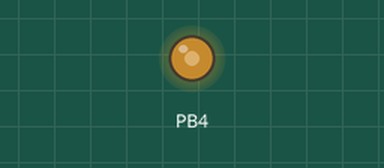
Simulated run of this sketch. Board: ATtiny85, built with avr-gcc and run on an emulated ATtiny85. On the bench: output pins drawn as LEDs (lit = HIGH). Sleep ends after the set time or at an interrupt. At 0.4 s the program stops and its outputs stay as they are.

Above: at 0.3 s.
Timing chart, 0 to 1.8 s (numbered marks = the images above):
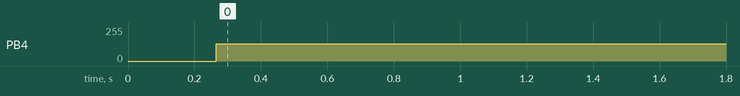

The sketch:

Tone2.ino
```cpp
#include <avr/pgmspace.h>
#include <avr/sleep.h>
#include <avr/delay.h>
#include <avr/io.h>
#include <avr/power.h>
/* Audio Sample Player

	 Original code by David Johnson-Davies - www.technoblogy.com - 29th September 2014
	 Modified by Jason Li, 2015

	 CC BY 4.0
	 Licensed under a Creative Commons Attribution 4.0 International license:
	 http://creativecommons.org/licenses/by/4.0/
*/

constexpr int num_times = 1;

// Audio encoded as unsigned 8-bit, 8kHz sampling rate
const unsigned char science[] PROGMEM = {
  0x81, 0x7f, 0x7f, 0x7f, 0x7f, 0x7f, 0x7e, 0x7f, 0x7d, 0x7f, 0x80, 0x81,
  0x80, 0x81, 0x80, 0x80, 0x81, 0x81, 0x80, 0x80, 0x7f, 0x7e, 0x7e, 0x7f,
  0x7f, 0x81, 0x7f, 0x80, 0x81, 0x80, 0x81, 0x81, 0x81, 0x7f, 0x7f, 0x7f,
  0x80, 0x7f, 0x7e, 0x7f, 0x7d, 0x7d, 0x7e, 0x7e, 0x7f, 0x80, 0x82, 0x82,
  0x83, 0x83, 0x81, 0x80, 0x80, 0x80, 0x7e, 0x7e, 0x7e, 0x7d, 0x7e, 0x7f,
  0x7f, 0x80, 0x80, 0x80, 0x80, 0x7e, 0x7e, 0x7e, 0x7e, 0x7e, 0x7d, 0x7c,
  0x7b, 0x7f, 0x82, 0x82, 0x82, 0x80, 0x80, 0x82, 0x85, 0x85, 0x83, 0x81,
  0x81, 0x83, 0x85, 0x84, 0x81, 0x7f, 0x7f, 0x7f, 0x7e, 0x7c, 0x79, 0x7a,
  0x7d, 0x7f, 0x81, 0x80, 0x7f, 0x7d, 0x7c, 0x77, 0x77, 0x70, 0x79, 0x84,
  0x7e, 0x88, 0x7d, 0x7d, 0x88, 0x8b, 0x8e, 0x87, 0x7b, 0x78, 0x84, 0x83,
  0x84, 0x7e, 0x73, 0x7b, 0x86, 0x8d, 0x8c, 0x81, 0x79, 0x7b, 0x7f, 0x83,
  0x80, 0x78, 0x7b, 0x83, 0x8a, 0x8c, 0x83, 0x7a, 0x79, 0x7b, 0x78, 0x70,
  0x64, 0x5b, 0x75, 0x89, 0x8c, 0x94, 0x7e, 0x7e, 0x8d, 0x94, 0x95, 0x83,
  0x70, 0x6c, 0x7d, 0x86, 0x8a, 0x82, 0x76, 0x86, 0x91, 0x96, 0x8f, 0x73,
  0x6a, 0x72, 0x7b, 0x84, 0x7f, 0x75, 0x7e, 0x8b, 0x93, 0x90, 0x7f, 0x73,
  0x74, 0x74, 0x6f, 0x64, 0x51, 0x6e, 0x96, 0x9c, 0xad, 0x8b, 0x6a, 0x7d,
  0x87, 0x96, 0x8e, 0x67, 0x55, 0x6d, 0x87, 0x9e, 0xa2, 0x87, 0x86, 0x81,
  0x86, 0x8d, 0x72, 0x6c, 0x67, 0x6b, 0x82, 0x88, 0x89, 0x8d, 0x93, 0x86,
  0x7f, 0x7e, 0x65, 0x72, 0x83, 0x76, 0x64, 0x56, 0x7f, 0x9b, 0xad, 0xb5,
  0x74, 0x62, 0x78, 0x88, 0x95, 0x79, 0x53, 0x57, 0x8a, 0xaf, 0xb6, 0x96,
  0x70, 0x6e, 0x7c, 0x8e, 0x80, 0x65, 0x66, 0x80, 0x95, 0x97, 0x89, 0x79,
  0x80, 0x82, 0x7d, 0x78, 0x61, 0x69, 0x7a, 0x71, 0x68, 0x52, 0x80, 0xb5,
  0xaf, 0xb4, 0x75, 0x42, 0x68, 0x8e, 0x96, 0x8a, 0x6b, 0x59, 0x97, 0xc1,
  0xae, 0x90, 0x5d, 0x4d, 0x73, 0x8e, 0x8c, 0x79, 0x74, 0x8b, 0x9f, 0x98,
  0x7c, 0x67, 0x6d, 0x83, 0x8e, 0x88, 0x70, 0x64, 0x6b, 0x6b, 0x6b, 0x58,
  0x86, 0xb7, 0xac, 0xb6, 0x78, 0x36, 0x50, 0x7e, 0x99, 0x9d, 0x8b, 0x6d,
  0x87, 0xae, 0x9b, 0x7b, 0x5d, 0x4b, 0x69, 0x95, 0x97, 0x88, 0x7c, 0x7f,
  0x91, 0x94, 0x7f, 0x6b, 0x6f, 0x86, 0x98, 0x96, 0x87, 0x6d, 0x5f, 0x64,
  0x6b, 0x5c, 0x89, 0xba, 0xa1, 0xb1, 0x79, 0x30, 0x4f, 0x71, 0x96, 0xa9,
  0x90, 0x6f, 0x87, 0x9e, 0x95, 0x82, 0x50, 0x4a, 0x6f, 0x92, 0xa5, 0x95,
  0x78, 0x78, 0x86, 0x88, 0x81, 0x6b, 0x6e, 0x90, 0xa1, 0x9f, 0x8a, 0x67,
  0x5d, 0x65, 0x76, 0x62, 0x71, 0xba, 0xa1, 0xaf, 0xa1, 0x32, 0x33, 0x65,
  0x88, 0xac, 0xad, 0x77, 0x73, 0x9b, 0x8d, 0x84, 0x66, 0x4a, 0x66, 0x93,
  0xab, 0xa0, 0x83, 0x6e, 0x72, 0x7b, 0x7f, 0x7c, 0x7e, 0x92, 0x9d, 0x90,
  0x80, 0x67, 0x61, 0x70, 0x77, 0x61, 0x52, 0xa7, 0xba, 0xad, 0xb8, 0x44,
  0x0e, 0x51, 0x87, 0xb6, 0xc9, 0x91, 0x61, 0x84, 0x8a, 0x7d, 0x78, 0x55,
  0x65, 0x9a, 0xb5, 0xa8, 0x7a, 0x56, 0x59, 0x7a, 0x9a, 0x9a, 0x89, 0x81,
  0x7f, 0x84, 0x81, 0x74, 0x6a, 0x74, 0x7a, 0x77, 0x49, 0x76, 0xbd, 0xa5,
  0xc0, 0x66, 0x06, 0x40, 0x80, 0xb9, 0xd9, 0xa3, 0x54, 0x65, 0x80, 0x7b,
  0x8d, 0x71, 0x63, 0x91, 0xa8, 0x9c, 0x7b, 0x51, 0x4a, 0x79, 0xa4, 0xb1,
  0xa0, 0x7b, 0x6b, 0x74, 0x7a, 0x7e, 0x7d, 0x80, 0x8d, 0x8c, 0x75, 0x59,
  0x26, 0x78, 0xdc, 0xb1, 0xba, 0x6b, 0x00, 0x49, 0x98, 0xb2, 0xc3, 0x94,
  0x4f, 0x6d, 0x96, 0x87, 0x8a, 0x72, 0x63, 0x8c, 0xa5, 0x94, 0x73, 0x5a,
  0x5f, 0x8d, 0xa9, 0x9f, 0x7f, 0x68, 0x6d, 0x81, 0x8d, 0x84, 0x76, 0x75,
  0x80, 0x81, 0x75, 0x3d, 0x5d, 0xc8, 0xb5, 0xb5, 0x8f, 0x0b, 0x28, 0x89,
  0xb2, 0xcc, 0xae, 0x58, 0x50, 0x88, 0x84, 0x88, 0x82, 0x66, 0x85, 0xa3,
  0x95, 0x74, 0x5a, 0x59, 0x81, 0xae, 0xad, 0x8b, 0x6c, 0x64, 0x76, 0x8c,
  0x8d, 0x82, 0x7a, 0x7a, 0x78, 0x74, 0x43, 0x55, 0xc9, 0xb4, 0xa9, 0x97,
  0x0f, 0x20, 0x87, 0xb1, 0xc9, 0xb0, 0x5b, 0x4e, 0x87, 0x86, 0x88, 0x86,
  0x6c, 0x85, 0xa5, 0x97, 0x6f, 0x58, 0x5e, 0x84, 0xae, 0xac, 0x88, 0x65,
  0x64, 0x74, 0x88, 0x91, 0x85, 0x77, 0x7b, 0x77, 0x71, 0x4c, 0x4b, 0xc4,
  0xc3, 0xa0, 0x98, 0x1f, 0x1a, 0x82, 0xb5, 0xc4, 0xb1, 0x63, 0x49, 0x88,
  0x8b, 0x80, 0x7f, 0x6f, 0x8d, 0xa5, 0x8f, 0x63, 0x52, 0x67, 0x99, 0xb4,
  0xa1, 0x74, 0x5e, 0x6a, 0x88, 0x94, 0x8e, 0x7d, 0x76, 0x75, 0x6f, 0x51,
  0x41, 0xb7, 0xc7, 0xa4, 0x9c, 0x27, 0x16, 0x79, 0xb9, 0xbe, 0xab, 0x66,
  0x4e, 0x8e, 0x88, 0x78, 0x7b, 0x71, 0x93, 0xb3, 0x91, 0x5d, 0x4c, 0x66,
  0xa2, 0xbd, 0x9b, 0x6c, 0x5e, 0x6d, 0x8b, 0x93, 0x8c, 0x7b, 0x75, 0x6f,
  0x69, 0x34, 0x57, 0xe4, 0xba, 0xab, 0x7d, 0x02, 0x31, 0x9f, 0xc3, 0xb8,
  0x99, 0x4c, 0x66, 0x99, 0x7c, 0x6f, 0x6f, 0x81, 0xb0, 0xae, 0x76, 0x49,
  0x48, 0x82, 0xb7, 0xaf, 0x82, 0x67, 0x64, 0x7e, 0x90, 0x88, 0x83, 0x83,
  0x77, 0x6d, 0x3a, 0x41, 0xda, 0xce, 0xaa, 0x8e, 0x0c, 0x20, 0x97, 0xc3,
  0xae, 0x9b, 0x56, 0x65, 0xa0, 0x7a, 0x61, 0x68, 0x86, 0xb6, 0xb3, 0x77,
  0x48, 0x4b, 0x88, 0xb4, 0xa9, 0x7d, 0x6d, 0x70, 0x83, 0x89, 0x7d, 0x7e,
  0x86, 0x7d, 0x6b, 0x2f, 0x3d, 0xe7, 0xce, 0xa1, 0x7f, 0x08, 0x2b, 0xa4,
  0xc2, 0x9f, 0x94, 0x5f, 0x7b, 0xa5, 0x70, 0x50, 0x6e, 0x9a, 0xc1, 0xa7,
  0x63, 0x46, 0x5c, 0x98, 0xb1, 0x94, 0x6e, 0x73, 0x7c, 0x88, 0x7f, 0x74,
  0x7c, 0x8c, 0x7c, 0x61, 0x1d, 0x64, 0xfc, 0xb2, 0x94, 0x65, 0x18, 0x55,
  0xb5, 0xa6, 0x8b, 0x8e, 0x6d, 0x95, 0x92, 0x54, 0x56, 0x85, 0xa6, 0xb7,
  0x86, 0x53, 0x5c, 0x7b, 0x99, 0x9b, 0x80, 0x73, 0x88, 0x86, 0x83, 0x73,
  0x79, 0x8a, 0x91, 0x74, 0x5e, 0x2d, 0x60, 0xf8, 0xb2, 0x82, 0x76, 0x32,
  0x53, 0xa1, 0x95, 0x81, 0x99, 0x7f, 0x8c, 0x8e, 0x59, 0x5b, 0x8c, 0xa0,
  0xa2, 0x86, 0x64, 0x6e, 0x80, 0x8d, 0x8a, 0x80, 0x7e, 0x8d, 0x86, 0x7e,
  0x74, 0x79, 0x87, 0x88, 0x74, 0x60, 0x49, 0x4e, 0xdf, 0xc0, 0x77, 0x82,
  0x4a, 0x4d, 0x8d, 0x95, 0x7b, 0x9d, 0x8d, 0x88, 0x93, 0x68, 0x5c, 0x86,
  0x9a, 0x9a, 0x88, 0x6d, 0x75, 0x80, 0x83, 0x85, 0x7d, 0x7c, 0x8b, 0x8a,
  0x7d, 0x79, 0x76, 0x87, 0x86, 0x7c, 0x65, 0x60, 0x3f, 0x8f, 0xe7, 0x82,
  0x83, 0x77, 0x4b, 0x6b, 0x94, 0x76, 0x84, 0x9e, 0x83, 0x93, 0x84, 0x5d,
  0x71, 0x90, 0x90, 0x8f, 0x78, 0x72, 0x7f, 0x83, 0x81, 0x82, 0x7c, 0x87,
  0x8c, 0x86, 0x7d, 0x7b, 0x7c, 0x8b, 0x82, 0x7b, 0x69, 0x66, 0x41, 0x80,
  0xe7, 0x84, 0x80, 0x81, 0x53, 0x65, 0x8e, 0x77, 0x80, 0x9f, 0x83, 0x8d,
  0x87, 0x6c, 0x77, 0x8f, 0x88, 0x8c, 0x7b, 0x79, 0x7f, 0x83, 0x7e, 0x7e,
  0x82, 0x89, 0x88, 0x80, 0x7e, 0x7a, 0x80, 0x84, 0x81, 0x7a, 0x77, 0x68,
  0x5c, 0x42, 0xba, 0xb7, 0x6a, 0x95, 0x73, 0x58, 0x79, 0x88, 0x6d, 0x96,
  0x93, 0x7f, 0x96, 0x82, 0x6b, 0x83, 0x85, 0x83, 0x88, 0x77, 0x7b, 0x7f,
  0x7c, 0x7f, 0x81, 0x7e, 0x89, 0x86, 0x7a, 0x86, 0x82, 0x82, 0x82, 0x82,
  0x7d, 0x82, 0x6f, 0x69, 0x4c, 0x6e, 0xdb, 0x83, 0x79, 0x96, 0x68, 0x63,
  0x82, 0x79, 0x76, 0x98, 0x7f, 0x89, 0x93, 0x79, 0x75, 0x89, 0x82, 0x85,
  0x7c, 0x79, 0x80, 0x85, 0x7e, 0x7f, 0x82, 0x7e, 0x86, 0x87, 0x85, 0x83,
  0x87, 0x7d, 0x79, 0x7a, 0x84, 0x80, 0x7e, 0x6a, 0x6c, 0x46, 0x94, 0xbe,
  0x5d, 0x91, 0x92, 0x65, 0x6e, 0x85, 0x72, 0x87, 0x8f, 0x78, 0x94, 0x8f,
  0x73, 0x81, 0x89, 0x82, 0x80, 0x76, 0x7a, 0x80, 0x82, 0x7f, 0x80, 0x81,
  0x82, 0x7c, 0x7c, 0x8c, 0x88, 0x7f, 0x84, 0x77, 0x79, 0x7d, 0x86, 0x85,
  0x87, 0x72, 0x6d, 0x4b, 0x92, 0xbd, 0x57, 0x8f, 0x9a, 0x69, 0x6b, 0x85,
  0x74, 0x7b, 0x87, 0x77, 0x98, 0x90, 0x73, 0x81, 0x8b, 0x82, 0x7d, 0x72,
  0x80, 0x82, 0x7d, 0x82, 0x86, 0x84, 0x81, 0x7f, 0x79, 0x84, 0x86, 0x86,
  0x83, 0x85, 0x7f, 0x79, 0x7c, 0x84, 0x84, 0x7d, 0x78, 0x73, 0x6a, 0x49,
  0xb1, 0x90, 0x51, 0xac, 0x8e, 0x66, 0x7a, 0x86, 0x72, 0x86, 0x7c, 0x7b,
  0x9e, 0x82, 0x73, 0x8e, 0x8b, 0x7e, 0x75, 0x74, 0x82, 0x7d, 0x78, 0x84,
  0x8a, 0x80, 0x83, 0x7e, 0x81, 0x83, 0x7b, 0x85, 0x8c, 0x81, 0x7e, 0x81,
  0x7c, 0x80, 0x7d, 0x80, 0x80, 0x83, 0x73, 0x77, 0x4c, 0x81, 0xb5, 0x4e,
  0x89, 0xac, 0x68, 0x6b, 0x89, 0x7b, 0x79, 0x7c, 0x74, 0x92, 0x8e, 0x71,
  0x87, 0x97, 0x83, 0x79, 0x75, 0x84, 0x82, 0x76, 0x7f, 0x8c, 0x85, 0x7f,
  0x83, 0x83, 0x85, 0x7a, 0x78, 0x84, 0x88, 0x79, 0x7e, 0x85, 0x84, 0x79,
  0x80, 0x82, 0x83, 0x7a, 0x7a, 0x7d, 0x78, 0x61, 0x55, 0xb5, 0x76, 0x61,
  0xb3, 0x85, 0x66, 0x84, 0x87, 0x75, 0x80, 0x72, 0x85, 0x97, 0x77, 0x78,
  0x96, 0x89, 0x7b, 0x78, 0x7d, 0x81, 0x71, 0x77, 0x86, 0x87, 0x7d, 0x82,
  0x87, 0x87, 0x7f, 0x7d, 0x83, 0x81, 0x7d, 0x7c, 0x82, 0x86, 0x83, 0x7b,
  0x83, 0x80, 0x7e, 0x7a, 0x81, 0x7b, 0x7d, 0x75, 0x7c, 0x5e, 0x70, 0xb8,
  0x5d, 0x81, 0xaf, 0x71, 0x68, 0x90, 0x85, 0x73, 0x7f, 0x75, 0x91, 0x87,
  0x6f, 0x8d, 0x98, 0x7c, 0x78, 0x7c, 0x85, 0x79, 0x6d, 0x7f, 0x8b, 0x7b,
  0x79, 0x86, 0x85, 0x82, 0x7a, 0x7e, 0x87, 0x79, 0x74, 0x84, 0x89, 0x7b,
  0x82, 0x88, 0x8a, 0x7e, 0x81, 0x84, 0x81, 0x79, 0x7d, 0x7e, 0x7d, 0x7a,
  0x77, 0x70, 0x65, 0xb2, 0x6f, 0x69, 0xab, 0x7a, 0x67, 0x89, 0x8d, 0x6f,
  0x7d, 0x76, 0x87, 0x8e, 0x73, 0x7f, 0x9a, 0x81, 0x7d, 0x84, 0x86, 0x7e,
  0x71, 0x7b, 0x87, 0x7c, 0x73, 0x85, 0x86, 0x80, 0x80, 0x81, 0x86, 0x81,
  0x74, 0x7d, 0x80, 0x80, 0x7e, 0x83, 0x89, 0x87, 0x7e, 0x81, 0x83, 0x83,
  0x7a, 0x7f, 0x82, 0x80, 0x7a, 0x7e, 0x7e, 0x79, 0x69, 0x69, 0xae, 0x6a,
  0x72, 0xa6, 0x7a, 0x6c, 0x8a, 0x8a, 0x72, 0x81, 0x75, 0x87, 0x8c, 0x74,
  0x82, 0x98, 0x80, 0x7d, 0x84, 0x84, 0x7f, 0x76, 0x7b, 0x86, 0x7c, 0x76,
  0x84, 0x84, 0x80, 0x7f, 0x82, 0x85, 0x7e, 0x76, 0x7e, 0x80, 0x7a, 0x7c,
  0x87, 0x83, 0x82, 0x85, 0x89, 0x81, 0x80, 0x7e, 0x81, 0x7e, 0x7e, 0x7e,
  0x82, 0x7e, 0x7f, 0x7c, 0x7c, 0x6b, 0x67, 0xa7, 0x67, 0x73, 0xa4, 0x79,
  0x6b, 0x8e, 0x8c, 0x72, 0x85, 0x79, 0x87, 0x8a, 0x71, 0x7e, 0x98, 0x7e,
  0x7b, 0x84, 0x83, 0x7d, 0x76, 0x7e, 0x84, 0x7a, 0x74, 0x84, 0x84, 0x7f,
  0x7f, 0x84, 0x84, 0x7f, 0x77, 0x80, 0x82, 0x79, 0x7c, 0x84, 0x83, 0x85,
  0x81, 0x85, 0x8a, 0x82, 0x7e, 0x87, 0x83, 0x79, 0x7d, 0x80, 0x80, 0x7b,
  0x7c, 0x7e, 0x7f, 0x74, 0x76, 0x69, 0x92, 0x79, 0x62, 0x9b, 0x87, 0x6b,
  0x7f, 0x94, 0x76, 0x7f, 0x81, 0x80, 0x8a, 0x7a, 0x78, 0x91, 0x88, 0x76,
  0x85, 0x85, 0x7d, 0x79, 0x7d, 0x80, 0x81, 0x76, 0x7d, 0x84, 0x7d, 0x7a,
  0x83, 0x84, 0x7f, 0x7d, 0x7f, 0x82, 0x7f, 0x7c, 0x81, 0x84, 0x7f, 0x80,
  0x86, 0x86, 0x80, 0x83, 0x84, 0x83, 0x7c, 0x7e, 0x80, 0x7e, 0x7a, 0x7f,
  0x7f, 0x7d, 0x7b, 0x7d, 0x79, 0x78, 0x6c, 0x7a, 0x94, 0x68, 0x81, 0x97,
  0x7b, 0x74, 0x8f, 0x85, 0x77, 0x87, 0x7d, 0x85, 0x85, 0x76, 0x7f, 0x90,
  0x7d, 0x7a, 0x86, 0x83, 0x78, 0x7b, 0x7f, 0x7f, 0x7c, 0x78, 0x81, 0x84,
  0x7e, 0x7d, 0x87, 0x84, 0x7f, 0x7f, 0x82, 0x82, 0x7f, 0x7d, 0x84, 0x84,
  0x7e, 0x7e, 0x84, 0x82, 0x7e, 0x80, 0x82, 0x82, 0x7d, 0x7c, 0x7f, 0x7f,
  0x7a, 0x7c, 0x7e, 0x7f, 0x7c, 0x7e, 0x7f, 0x80, 0x79, 0x7b, 0x73, 0x7f,
  0x8e, 0x70, 0x84, 0x94, 0x7a, 0x78, 0x8f, 0x81, 0x79, 0x83, 0x7e, 0x80,
  0x81, 0x78, 0x80, 0x8b, 0x7c, 0x7a, 0x84, 0x80, 0x79, 0x7f, 0x80, 0x7f,
  0x7e, 0x7d, 0x7f, 0x83, 0x80, 0x80, 0x86, 0x84, 0x7f, 0x7f, 0x81, 0x80,
  0x7e, 0x7e, 0x80, 0x81, 0x7f, 0x7e, 0x80, 0x7f, 0x7e, 0x7f, 0x82, 0x81,
  0x7e, 0x7e, 0x7e, 0x80, 0x80, 0x7f, 0x80, 0x81, 0x80, 0x7d, 0x81, 0x80,
  0x7e, 0x7d, 0x7e, 0x7c, 0x7a, 0x76, 0x7c, 0x89, 0x79, 0x7c, 0x8a, 0x81,
  0x77, 0x84, 0x84, 0x7a, 0x7f, 0x80, 0x82, 0x85, 0x80, 0x80, 0x8b, 0x86,
  0x7e, 0x83, 0x84, 0x7d, 0x7c, 0x80, 0x7f, 0x7e, 0x7d, 0x7c, 0x7f, 0x82,
  0x7d, 0x7d, 0x82, 0x7f, 0x7a, 0x7c, 0x7e, 0x7d, 0x7d, 0x7d, 0x80, 0x83,
  0x80, 0x82, 0x83, 0x84, 0x82, 0x81, 0x80, 0x81, 0x83, 0x7d, 0x7e, 0x83,
  0x7e, 0x7b, 0x80, 0x81, 0x7e, 0x7e, 0x80, 0x7f, 0x7f, 0x7c, 0x7c, 0x7f,
  0x7d, 0x7b, 0x7e, 0x7c, 0x7e, 0x87, 0x7f, 0x7e, 0x89, 0x85, 0x7a, 0x84,
  0x85, 0x7a, 0x7d, 0x80, 0x7f, 0x7f, 0x7e, 0x7d, 0x85, 0x83, 0x7b, 0x7e,
  0x82, 0x7d, 0x7a, 0x7e, 0x7f, 0x7e, 0x7d, 0x7f, 0x83, 0x83, 0x80, 0x82,
  0x84, 0x81, 0x7f, 0x7f, 0x80, 0x7f, 0x7e, 0x7d, 0x80, 0x80, 0x7d, 0x7d,
  0x7f, 0x7f, 0x7e, 0x7e, 0x7e, 0x81, 0x7f, 0x7f, 0x80, 0x83, 0x82, 0x81,
  0x82, 0x81, 0x81, 0x81, 0x81, 0x81, 0x82, 0x81, 0x81, 0x82, 0x80, 0x7d,
  0x7d, 0x7f, 0x7c, 0x7b, 0x7c, 0x7b, 0x79, 0x80, 0x80, 0x7a, 0x81, 0x86,
  0x7d, 0x7e, 0x84, 0x7e, 0x7e, 0x82, 0x7f, 0x7f, 0x82, 0x80, 0x81, 0x85,
  0x84, 0x81, 0x81, 0x82, 0x7e, 0x7c, 0x7e, 0x7e, 0x7d, 0x7e, 0x7e, 0x80,
  0x82, 0x7e, 0x7f, 0x82, 0x81, 0x80, 0x7f, 0x7e, 0x80, 0x80, 0x7c, 0x80,
  0x82, 0x7f, 0x7e, 0x81, 0x82, 0x7f, 0x7d, 0x80, 0x81, 0x7d, 0x7c, 0x7e,
  0x7f, 0x7e, 0x7d, 0x7f, 0x82, 0x80, 0x80, 0x83, 0x81, 0x81, 0x82, 0x80,
  0x7e, 0x80, 0x7e, 0x7d, 0x80, 0x80, 0x7f, 0x7f, 0x81, 0x80, 0x7f, 0x7f,
  0x7f, 0x7d, 0x7e, 0x7d, 0x7b, 0x7d, 0x82, 0x80, 0x7f, 0x84, 0x84, 0x80,
  0x80, 0x83, 0x80, 0x7e, 0x7e, 0x7e, 0x80, 0x80, 0x7f, 0x82, 0x85, 0x81,
  0x80, 0x81, 0x7f, 0x7d, 0x7d, 0x7d, 0x7d, 0x7e, 0x7d, 0x7e, 0x81, 0x81,
  0x80, 0x81, 0x82, 0x80, 0x7f, 0x7f, 0x7f, 0x7e, 0x7e, 0x7e, 0x7f, 0x7f,
  0x7f, 0x80, 0x80, 0x80, 0x80, 0x81, 0x80, 0x7f, 0x7f, 0x7f, 0x7f, 0x7f,
  0x7f, 0x80, 0x80, 0x80, 0x7f, 0x80, 0x80, 0x80, 0x80, 0x7f, 0x80, 0x80,
  0x7e, 0x7f, 0x81, 0x80, 0x7f, 0x81, 0x80, 0x7f, 0x7f, 0x7f, 0x80, 0x7f,
  0x7d, 0x7f, 0x81, 0x80, 0x7f, 0x81, 0x81, 0x80, 0x80, 0x80, 0x7e, 0x7e,
  0x7d, 0x7a, 0x7e, 0x81, 0x7d, 0x7d, 0x83, 0x81, 0x7d, 0x82, 0x82, 0x7f,
  0x80, 0x80, 0x7f, 0x82, 0x81, 0x7e, 0x82, 0x83, 0x7f, 0x7f, 0x81, 0x7f,
  0x7f, 0x7f, 0x7e, 0x7e, 0x7f, 0x7e, 0x7f, 0x81, 0x7f, 0x7e, 0x80, 0x80,
  0x7e, 0x7f, 0x80, 0x7f, 0x7f, 0x7f, 0x7f, 0x81, 0x81, 0x80, 0x80, 0x81,
  0x81, 0x80, 0x80, 0x7f, 0x7f, 0x7f, 0x7e, 0x7e, 0x7e, 0x7f, 0x7e, 0x7f,
  0x80, 0x7f, 0x80, 0x80, 0x80, 0x80, 0x80, 0x80, 0x81, 0x80, 0x80, 0x80,
  0x80, 0x7f, 0x7f, 0x80, 0x81, 0x80, 0x7f, 0x80, 0x80, 0x7f, 0x7f, 0x80,
  0x7f, 0x7f, 0x7f, 0x7f, 0x7f, 0x7e, 0x7f, 0x80, 0x80, 0x7f, 0x7f, 0x81,
  0x81
};
const unsigned int science_len = 2125;

int times = 0;
unsigned int p = 0;

int main() {
	init();
	// Enable 64 MHz PLL and use as source for Timer1
	PLLCSR = 1<<PCKE | 1<<PLLE;
	// Set up Timer/Counter1 for PWM output
	TIMSK = 0;						// Timer interrupts OFF
	TCCR1 = 1<<CS10;				// 1:1 prescale
	GTCCR = 1<<PWM1B | 2<<COM1B0;	// PWM B, clear on match
	OCR1B = 128;					// 50% duty at start

	// Set up Timer/Counter0 for 8kHz interrupt to output samples.
	TCCR0A = 3<<WGM00;			// Fast PWM
	TCCR0B = 1<<WGM02 | 2<<CS00;// 1/8 prescale
	TIMSK = 1<<OCIE0A;			// Enable compare match
	OCR0A = 124;				// Divide by 1000

	set_sleep_mode(SLEEP_MODE_PWR_DOWN);
	DDRB |= (1<<PB4);
	while(1);
}

// Sample interrupt
ISR(TIMER0_COMPA_vect) {
	OCR1B = pgm_read_byte(science+(p++));
	// End of data? Go to sleep
	if (p == science_len) {
		p=0;
		++times;
		_delay_ms(100);
	}
	if (times == num_times) {
		power_adc_disable();
		sleep_enable();
		sleep_cpu();	// 1uA
	}
}
```

Measured:
- by itself, PB4: 0/255 → 129/255 at 0.27 s
